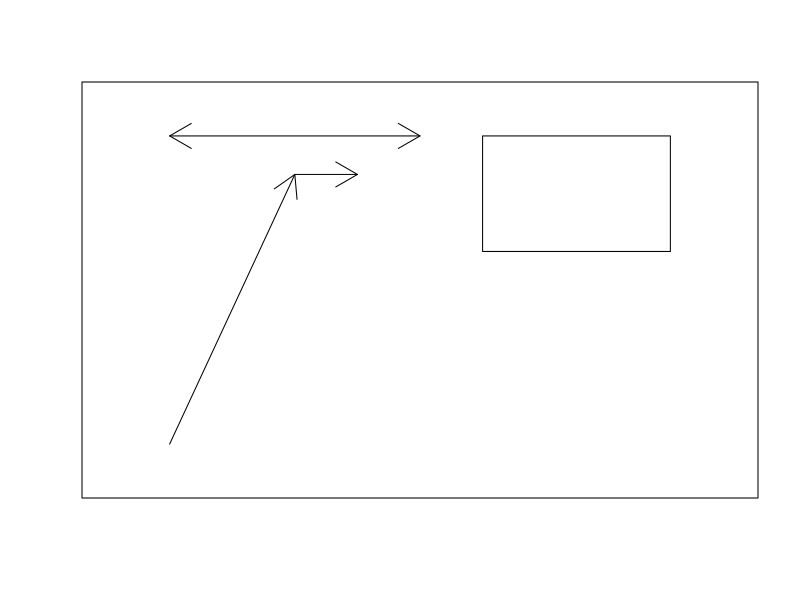

Recreate this plot in R. (Note: this script raises an error after producing the figure.)
plot(0:10,0:10,xlab="",ylab="",xaxt="n",yaxt="n", type="n")
rect(6,6,9,9)
corners <- function(){
  # locator(1)은 마우스로 찍을 점 하나의 위치 
  coos <- c(unlist(locator(1)), unlist(locator(1)))
  rect(coos[1], coos[2], coos[3], coos[4])
}
corners()
corners()

arrows(1,1,3,8)
arrows(1,9,5,9,code=3)
arrows(3,8,4,8,code=2)

click.arrows <- function(){
  coos <- c(unlist(locator(1)), unlist(locator(1)))
  arrows(coos[1],coos[2],coos[3],coos[4])
}
click.arrows()

locations = locator(6)
polygon(locations, col = "lavender")

